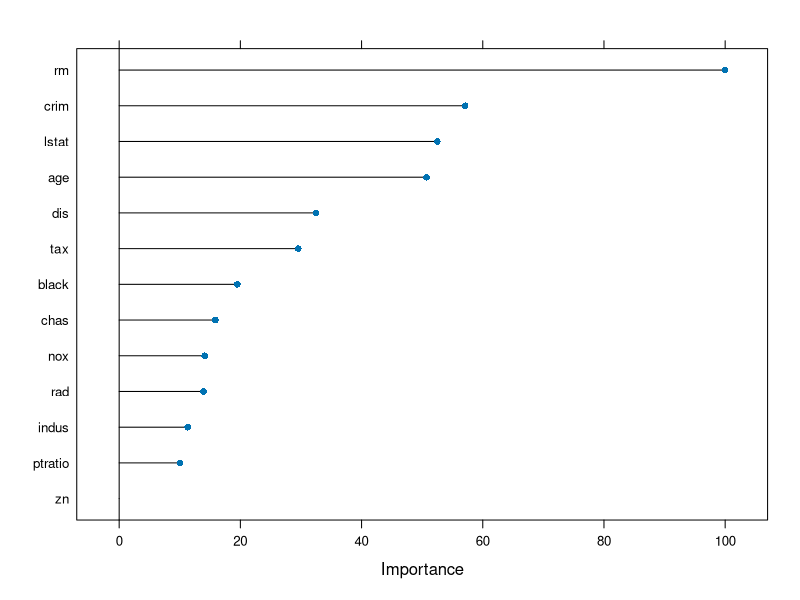

Here is the R script that generated this plot: (Note: this script raises an error after producing the figure.)
## ---- chunk 1
require(caret)
require(MASS)
set.seed(11)
## ---- chunk 2
head(Boston)
nrow(Boston)
## ---- chunk 3
# Split the data
q1_split <- createDataPartition(
  Boston$medv,
  p = .7,
  list = F)

q1_train <- Boston[q1_split,]
q1_test <- Boston[-q1_split,]
nrow(q1_train)
nrow(q1_test)
## ---- chunk 4
# Random forest model
tune <- expand.grid(mtry = (1:35))
q1_rf_model <- train(medv ~ .,
                     data = q1_train,
                     method = "rf",
                     trControl = trainControl("cv", number = 10),
                     ntree = 10,
                     tuneGrid = tune,
                     importance = T)
plot(varImp(q1_rf_model))
## ---- chunk 5
# XGboost model
q1_xgb_model <- train(medv ~ .,
                      data = q1_train,
                      method = "xgbTree",
                      objective = "reg:squarederror",
                      trControl = trainControl("cv", number = 10))
## ---- chunk 6
# Predict
q1_rt_pred <- predict(q1_rf_model, q1_test)
q1_xgb_pred <- predict(q1_xgb_model, q1_test)
## ---- chunk 7
q1_rt_metric <- data.frame(
  "RMSE" = RMSE(q1_rt_pred, q1_test$medv),
  "R^2" = R2(q1_rt_pred, q1_test$medv),
  "MAE" = MAE(q1_rt_pred, q1_test$medv)
)
print("Random Forest:")
print(q1_rt_metric)
## ---- chunk 8
q1_xgb_metric <- data.frame(
  "RMSE" = RMSE(q1_xgb_pred, q1_test$medv),
  "R^2" = R2(q1_xgb_pred, q1_test$medv),
  "MAE" = MAE(q1_xgb_pred, q1_test$medv)
)
print("XGBoost:")
print(q1_xgb_metric)
## ---- chunk 9
require(mlbench)
## ---- chunk 10
data(Soybean)
head(Soybean)
nrow(Soybean)
levels(Soybean$Class)
## ---- chunk 11
# Split the data
q2_data <- na.omit(Soybean)
# nrow(data)
q2_data <- droplevels(q2_data)
# nrow(data)
q2_split <- createDataPartition(
  q2_data$Class,
  p = .8,
  list = F)

q2_train <- q2_data[q2_split,]
q2_test <- q2_data[-q2_split,]
nrow(q2_train)
nrow(q2_test)
## ---- chunk 12
tune <- expand.grid(mtry = (1:35))
q2_model <- train(Class ~ .,
                  data = q2_train,
                  method = "rf",
                  trControl = trainControl("cv", number = 10),
                  ntree = 10,
                  tuneGrid = tune,
                  importance = T)
summary(q2_model)
## ---- chunk 13
# Predict
q2_pred <- predict(q2_model, q2_test)
summary(q2_pred)
## ---- chunk 14
# q2_metric <- data.frame(
#   "RMSE" = RMSE(q2_pred, q2_test$Class),
#   "R^2" = R2(q2_pred, q2_test$Class),
#   "MAE" = MAE(q2_pred, q2_test$Class)
# )
# print("Random Forest:")
# print(q2_metric)
q2_result <- q2_pred == q2_test$Class
mean(q2_result)
table(q2_pred, q2_test$Class)
## ---- chunk 15
plot(varImp(q2_model))
